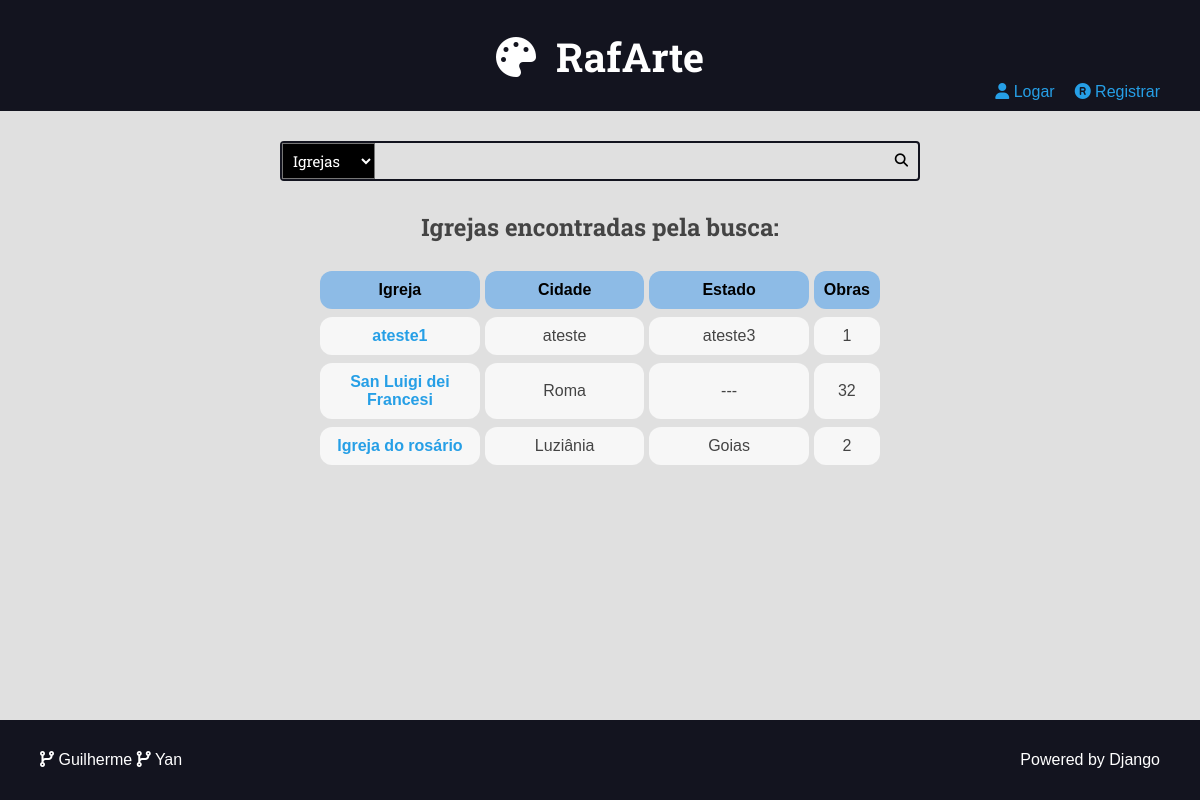
The page /church/all/ on the database its author committed.
### museum/models.py (models this page shows, shortened)
class Church(models.Model):
    name = models.CharField(max_length=50)
    city = models.CharField(max_length=50, blank=True)
    state = models.CharField(max_length=50, blank=True)

### museum/views.py (the view)
# urls.py: path('church/all/', views.churches, name='church_all'),
@require_GET
def churches(request:HttpRequest) -> HttpResponse:
    churches_paintings = []
    churches = Church.objects.filter(painting__is_published = True).distinct().order_by('-id')
    for church in churches:
        paintings_number = church.painting_set.filter(is_published=True).count()
        if paintings_number > 0:
            churches_paintings.append((church, paintings_number))
    return render(request, 'museum/pages/search_church.html',{
            'churches': churches_paintings,
            'filterChurch': 'selected',
        })

### museum/templates/museum/pages/search_church.html (shortened to what this page needs)
{% extends 'templates/pages/global.html' %}
{% block content %}
<div class="main-content center container">
    <h2>Igrejas encontradas pela busca: {{search_result}}</h2>
    {% if churches %}
    <div class="search-page">
        <table class="table">
            <thead>
                <tr>
                <th scope="col">Igreja</th>
                <th scope="col">Cidade</th>
                <th scope="col">Estado</th>
                <th scope="col">Obras</th>
                </tr>
            </thead>
            <tbody>
                {% for church, qtd_paintings in churches %}
                    <tr>
                        <td class="main-table-name"><a href="{% url 'painting:church' church.id %}">{{church.name}}</a></td>
                        <td>
                            {% if church.city %}
                                {{church.city}}
                            {% else %}
                                ---
                            {% endif %}
                        </td>
                        <td>
                            {% if church.state %}
                                {{church.state}}
                            {% else %}
                                ---
                            {% endif %}
                        </td>
                        <td>
                            {{qtd_paintings}}
                        </td>
                    </tr>
                    {% endfor %}
            </tbody>
        </table>
    </div>
        {% else %}
            <h1>Nenhuma igreja encontrada com essa busca</h1>
        {% endif %}
</div>
{% endblock content %}

### website/static/css/style.css (style rules this page uses)
:root { --color-primary: #269fe6; --color-primary-hover: #2086c2; --color-primary-dark: #13141f; --color-primary-dark-hover: #212336; --color-primary-light: #d4ecfa; --color-primary-light-hover: #bdd8e7; --color-white: #fff; --color-black: #000; --color-dark-text: #444; --color-info-light: #cce5ff; --color-debug-light: #cce5ff; --color-success-light: #d4edda; --color-alert-light: #fff3cd; --color-warning-light: #fff3cd; --color-error-light: #f8d7da; --color-info-dark: #4d86c4; --color-debug-dark: #4d86c4; --color-success-dark: #4a9c5d; --color-alert-dark: #927f40; --color-warning-dark: #927f40; --color-error-dark: #da525d; --color-gray-0: #f9f9f9; --color-gray-1: #e0e0e0; --color-gray-2: #c7c7c7; --color-gray-3: #aeaeae; --color-gray-4: #959595; --color-gray-5: #7d7d7d; --color-gray-6: #646464; --color-gray-7: #4b4b4b; --color-gray-8: #323232; --color-gray-9: #191919; --color-light-gray: rgb(247, 247, 247); --font-primary: sans-serif; --font-headings: "Roboto Slab", serif; --spacing-gutter-medium: 3rem; --spacing-gutter-large: 4rem; }
* { padding: 0; margin: 0; box-sizing: border-box; }
html { font-size: 62.5%; min-height: 100%; }
body { font-size: 1.6rem; position: relative; min-height: 100%; font-family: var(--font-primary); background: var(--color-gray-1); color: var(--color-dark-text); }
h1, h2, h3, h4, h5, h6 { font-family: var(--font-headings); }
h2 { text-align: center; margin-bottom: 2rem; }
a, .plaintext-button { color: var(--color-primary); text-decoration: none; text-align: center; transition: all 300ms ease-in-out; }
.container { max-width: 144rem; margin: 0 auto; padding: var(--spacing-gutter-medium); }
.main-content { padding-top: 0; }
.center { text-align: center; }
.search-page { display: flex; justify-content: center; }
.table, th, td { text-align: center; border-collapse: collapse; }
.table { width: 50%; border-radius: 10px; border-collapse: separate; border-spacing: 5px 8px; }
th, td { padding: 10px; border-radius: 12px; background-color: var(--color-light-gray); width: 30%; overflow: hidden; }
td { cursor:not-allowed; }
th { background-color: rgb(141, 187, 230); color: black; }
.main-table-name { cursor: pointer; font-weight: bold; color: var(--color-info-dark); }

### rows shown on the page
Church: name "ateste1", city "ateste", state "ateste3", qtd_paintings "1"
Church: name "San Luigi dei Francesi", city "Roma", qtd_paintings "32"
Church: name "Igreja do rosário", city "Luziânia", state "Goias", qtd_paintings "2"
